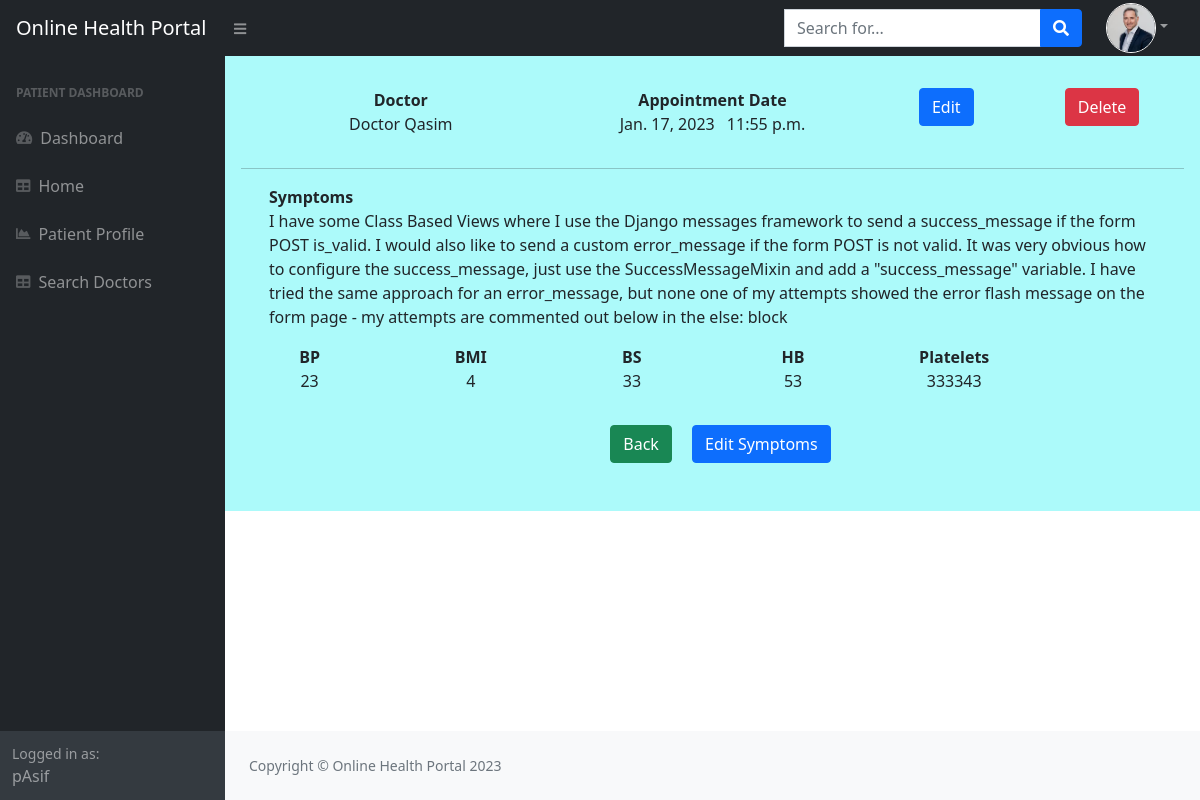
The page /patient/appointmentDetail/46 (signed in) on the database its author committed.
### Patient/models.py (models this page shows, shortened)
class Patient(models.Model):
    patientName=models.CharField(max_length=50, null=True, default=None)
    DOB=models.DateField( null=True, default=None)
    profilePicture=models.ImageField(default=None, null=True,upload_to='profilePictures')
    user=models.OneToOneField(User,on_delete=models.CASCADE, null=True)

class PatientCondition(models.Model):
    symptoms=models.TextField()
    BP=models.CharField(max_length=50,blank=True)
    BMI=models.CharField(max_length=50,blank=True)
    BS=models.CharField(max_length=50,blank=True)
    HB=models.CharField(max_length=50,blank=True)
    platelets=models.CharField(max_length=50,blank=True)
    patient_id=models.ForeignKey(Patient,on_delete=models.CASCADE)
    appointment_id=models.ForeignKey("home.Appointment",on_delete=models.CASCADE)

### home/models.py (models this page shows)
class Appointment(models.Model):
    appointment_date=models.DateField()
    time=models.TimeField(verbose_name='Time', default=None)
    patient_id=models.ForeignKey("Patient.Patient",on_delete=models.CASCADE)
    doctor_id=models.ForeignKey("Doctor.Doctor", on_delete=models.CASCADE)
    status=models.BooleanField(default=True)

### Doctor/models.py (models this page shows, shortened)
class Doctor(models.Model):
    DoctorName=models.CharField(max_length=100, null=True, default=None)
    catagory_id=models.ForeignKey(DoctorCatagory,on_delete=models.CASCADE, null=True, default=None)
    profilePicture=models.ImageField(default=None, null=True,upload_to='profilePictures')
    user=models.OneToOneField(User,on_delete=models.CASCADE, null=True)

### home/decorators.py (the view)
        def wrapper_func(request, *args, **kwargs):
            group = None
            if request.user.groups.exists():
                group=request.user.groups.all()[0].name
            if group in allowed_roles:
                return view_func(request, *args, **kwargs)
            else:
                return HttpResponse("you are not allowed in this page")

### Patient/views.py (called while the page is built)
@login_required(login_url='login')
@allow_users(allowed_roles=['patient'])
def appointmentDetailView(request,pk):
    if request.method=='GET':
        app=Appointment.objects.get(id=pk)
        pc=PatientCondition.objects.get(appointment_id=pk)
        print(pc)
        request.session['app_id']=pk
        context={'app': app, 'pc':pc}
        return render(request,'Patient/appointmentDetail.html',context)

### Patient/templates/Patient/appointmentDetail.html
{%extends 'home/base.html'%}
{%block content%}
<div class="container p-3" style="background-color: rgb(172, 250, 250);">
    <div class="row text-center p-3">
        <div class="col-sm-4">
            <b>Doctor</b><br>
            {{app.doctor_id.DoctorName}}
        </div>
        <div class="col-sm-4">
            <b>Appointment Date</b><br>
            {{app.appointment_date}} <span style="padding-left:8px;"> {{app.time}}</span>
        </div>
        <div class="col-sm-2">
            <a class="btn btn-primary" href="{% url 'updateAppointment' app.id %}">Edit </a>
        </div>
        <div class="col-sm-2">
            <a class="btn btn-danger" href="{%url 'deleteAppointment' app.id %}">Delete </a>
        </div>
    </div>
<hr>
    <div class="row m-3">
        <div class="col-sm-12">
           <b> Symptoms</b> <br> {{pc.symptoms}}
        </div>
    </div>
    <div class="row text-center">
        <div class="col-sm-2">
            <b>BP</b><br>
            {{pc.BP}}
        </div>
        <div class="col-sm-2">
            <b>BMI</b><br>
            {{pc.BMI}}
        </div>
        <div class="col-sm-2">
            <b>BS</b><br>
            {{pc.BS}}
        </div>
        <div class="col-sm-2">
            <b>HB</b><br>
            {{pc.HB}}
        </div>
        <div class="col-sm-2">
            <b>Platelets</b><br>
            {{pc.platelets}}
        </div>
    </div>
    <div class="row text-center m-3">
        <div class="col-sm-12">
            <a class="btn btn-success m-3" href="{%url 'patientDashboard'%}">Back</a>
            <a class="btn btn-primary" href="{% url 'UpdatePC' pc.id %}">Edit Symptoms</a>
        </div>
    </div>
</div>
{%endblock%}

### home/templates/home/base.html (shortened to what this page needs)
{%load static%}
<!DOCTYPE html>
<html lang="en">
    <head>
        <link href="https://cdn.jsdelivr.net/npm/simple-datatables@latest/dist/style.css" rel="stylesheet" />
        <link href="{% static 'css/styles.css' %}" rel="stylesheet" />
        <link rel="stylesheet" href="https://use.fontawesome.com/releases/v5.7.0/css/all.css"
>
    </head>
    <body class="sb-nav-fixed">
        <nav class="sb-topnav navbar navbar-expand navbar-dark bg-dark">
            <a class="navbar-brand ps-3" href="{%url 'home'%}">Online Health Portal</a>
            {%if request.user.is_anonymous %}
            {%else%}
            <button class="btn btn-link btn-sm order-1 order-lg-0 me-4 me-lg-0" id="sidebarToggle" href="#!"><i
                    class="fas fa-bars"></i></button>
                    {%endif%}
            {%if request.user.patient %}
            <form class="d-none d-md-inline-block form-inline ms-auto me-0 me-md-3 my-2 my-md-0"
                action="{% url 'searchDoctors' %}" method="get">
                <div class="input-group">
                    <input class="form-control" name="query" type="text" placeholder="Search for..."
                        aria-label="Search for..." aria-describedby="btnNavbarSearch" />
                    <button class="btn btn-primary" id="btnNavbarSearch" type="submit"><i
                            class="fas fa-search"></i></button>
                </div>
            </form>
            {%endif%}
            <ul class="navbar-nav ms-auto ms-md-0 me-3 me-lg-4">
                <li class="nav-item dropdown">
                    {%if request.user.patient and request.user.patient.profilePicture%}
                    <a class="nav-link dropdown-toggle" id="navbarDropdown" href="#" role="button"
                        data-bs-toggle="dropdown" aria-expanded="false"><img class="rounded-circle"
                            style="height: 50px; width:50px; object-fit: cover; border:1px solid white"
                            src="{{request.user.patient.profilePicture.url}}" alt="{{request.user.username}}"></a>
                    {%elif request.user.is_anonymous%}
                    {%else%}
                    <a class="nav-link dropdown-toggle" id="navbarDropdown" href="#" role="button"
                        data-bs-toggle="dropdown" aria-expanded="false"><i class="fas fa-user"></i></a>
                    {%endif%}
                </li>
            </ul>
        </nav>
        <div id="layoutSidenav">
            <div id="layoutSidenav_nav">
                {%if request.user.is_anonymous %}
                {%else%}
                <nav class="sb-sidenav accordion sb-sidenav-dark" id="sidenavAccordion">
                    <div class="sb-sidenav-menu">
                        <div class="nav">
                            {%if request.user.patient%}
                            <div class="sb-sidenav-menu-heading">Patient Dashboard</div>
                            <a class="nav-link" href="{%url 'patientDashboard' %}">
                                <div class="sb-nav-link-icon"><i class="fas fa-tachometer-alt"></i></div>
                                Dashboard
                            </a>
                            <a class="nav-link" href="{% url 'home' %}">
                                <div class="sb-nav-link-icon"><i class="fas fa-table"></i></div>
                                Home
                            </a>
                            <a class="nav-link" href="{% url 'patientProfile'%}">
                                <div class="sb-nav-link-icon"><i class="fas fa-chart-area"></i></div>
                                Patient Profile
                            </a>
                            <a class="nav-link" href="{% url 'searchDoctors' %}">
                                <div class="sb-nav-link-icon"><i class="fas fa-table"></i></div>
                                Search Doctors
                            </a>
                            {%endif%}
                        </div>
                        {%endif%}
                    </div>
                    <div class="sb-sidenav-footer">
                        <div class="small">Logged in as:</div>
                        {%if request.user%}
                        {{request.user}}
                        {%endif%}
                    </div>
                </nav>
            </div>
            <div id="layoutSidenav_content">
                <main>
                    <div class="container-fluid " style="padding-left: 0% !important; padding-right: 0% !important;">
                        {%block content%}
                        {%endblock%}
                    </div>
                </main>
                <footer class="py-4 bg-light mt-auto">
                    <div class="container-fluid px-4">
                        <div class="d-flex align-items-center justify-content-between small">
                            <div class="text-muted">Copyright &copy; Online Health Portal 2023</div>
                        </div>
                    </div>
                </footer>
            </div>
        </div>
    </body>
</html>

### rows shown on the page
Appointment: doctor_id.DoctorName "Doctor Qasim", appointment_date "Jan. 17, 2023", time "11:55 p.m."
PatientCondition: symptoms "I have some Class Based Views where I use the Django messages framework to send a success_message if the form POST is_valid. I would also like to send a custom error_message if the form POST is not valid. It was very obvious how to configure the success_message, just use the SuccessMessageMixin and add a \"success_message\" variable. I have tried the same approach for an error_message, but none one of my attempts showed the error flash message on the form page - my attempts are commented out below in the else: block", BP "23", BMI "4", BS "33", HB "53", platelets "333343"

### other values the page prints
{{ request.user }} "pAsif"
